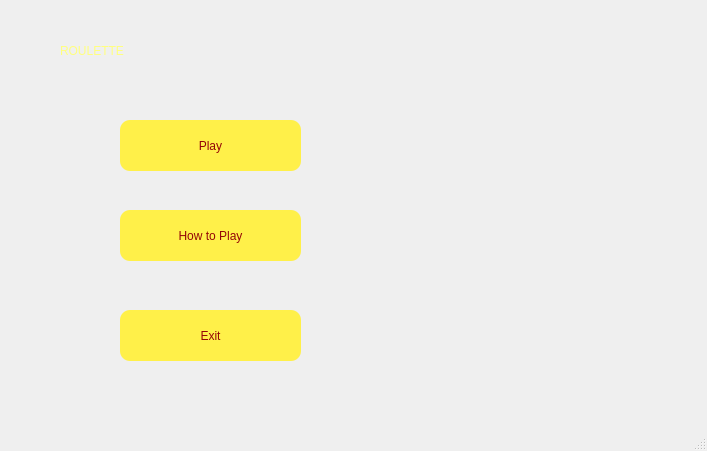
<?xml version="1.0" encoding="UTF-8"?>
<ui version="4.0">
 <class>Home</class>
 <widget class="QMainWindow" name="Home">
  <property name="geometry">
   <rect>
    <x>0</x>
    <y>0</y>
    <width>707</width>
    <height>451</height>
   </rect>
  </property>
  <property name="windowTitle">
   <string>Home</string>
  </property>
  <widget class="QWidget" name="centralwidget">
   <widget class="QPushButton" name="pushButtonPlay">
    <property name="geometry">
     <rect>
      <x>120</x>
      <y>120</y>
      <width>181</width>
      <height>51</height>
     </rect>
    </property>
    <property name="styleSheet">
     <string notr="true">QPushButton{
	color: rgb(148, 6, 6);
	background-color: rgb(255, 240, 73);
	font: 20pt &quot;Source Code Pro Medium&quot;;
	border-radius:10px;
}

QPushButton:hover{
	
	background-color: rgb(223, 223, 111);
}

QPushButton:pressed{
	background-color: rgb(212, 212, 106);
}</string>
    </property>
    <property name="text">
     <string>Play</string>
    </property>
   </widget>
   <widget class="QLabel" name="label">
    <property name="geometry">
     <rect>
      <x>60</x>
      <y>20</y>
      <width>381</width>
      <height>61</height>
     </rect>
    </property>
    <property name="styleSheet">
     <string notr="true">color: rgb(255, 255, 127);
font: 60pt &quot;Caladea&quot;;
</string>
    </property>
    <property name="text">
     <string>ROULETTE</string>
    </property>
   </widget>
   <widget class="QLabel" name="label_2">
    <property name="geometry">
     <rect>
      <x>0</x>
      <y>0</y>
      <width>711</width>
      <height>411</height>
     </rect>
    </property>
    <property name="styleSheet">
     <string notr="true">background-image: url(:/images/background.jpg);</string>
    </property>
    <property name="text">
     <string/>
    </property>
    <property name="pixmap">
     <pixmap resource="roulette.qrc">:/images/background.jpg</pixmap>
    </property>
    <property name="scaledContents">
     <bool>true</bool>
    </property>
    <property name="alignment">
     <set>Qt::AlignRight|Qt::AlignTop|Qt::AlignTrailing</set>
    </property>
    <property name="wordWrap">
     <bool>false</bool>
    </property>
   </widget>
   <widget class="QPushButton" name="pushButtonExit">
    <property name="geometry">
     <rect>
      <x>120</x>
      <y>310</y>
      <width>181</width>
      <height>51</height>
     </rect>
    </property>
    <property name="styleSheet">
     <string notr="true">QPushButton{
	color: rgb(148, 6, 6);
	background-color: rgb(255, 240, 73);
	font: 20pt &quot;Source Code Pro Medium&quot;;
	border-radius:10px;
}

QPushButton:hover{
	
	background-color: rgb(223, 223, 111);
}

QPushButton:pressed{
	background-color: rgb(212, 212, 106);
}</string>
    </property>
    <property name="text">
     <string>Exit</string>
    </property>
   </widget>
   <widget class="QPushButton" name="pushButtonHowToPlay">
    <property name="geometry">
     <rect>
      <x>120</x>
      <y>210</y>
      <width>181</width>
      <height>51</height>
     </rect>
    </property>
    <property name="styleSheet">
     <string notr="true">QPushButton{
	color: rgb(148, 6, 6);
	background-color: rgb(255, 240, 73);
	font: 20pt &quot;Source Code Pro Medium&quot;;
	border-radius:10px;
}

QPushButton:hover{
	
	background-color: rgb(223, 223, 111);
}

QPushButton:pressed{
	background-color: rgb(212, 212, 106);
}</string>
    </property>
    <property name="text">
     <string>How to Play</string>
    </property>
   </widget>
   <zorder>label_2</zorder>
   <zorder>pushButtonPlay</zorder>
   <zorder>label</zorder>
   <zorder>pushButtonExit</zorder>
   <zorder>pushButtonHowToPlay</zorder>
  </widget>
  <widget class="QMenuBar" name="menubar">
   <property name="geometry">
    <rect>
     <x>0</x>
     <y>0</y>
     <width>707</width>
     <height>21</height>
    </rect>
   </property>
  </widget>
  <widget class="QStatusBar" name="statusbar"/>
 </widget>
 <resources>
  <include location="roulette.qrc"/>
 </resources>
 <connections/>
</ui>
